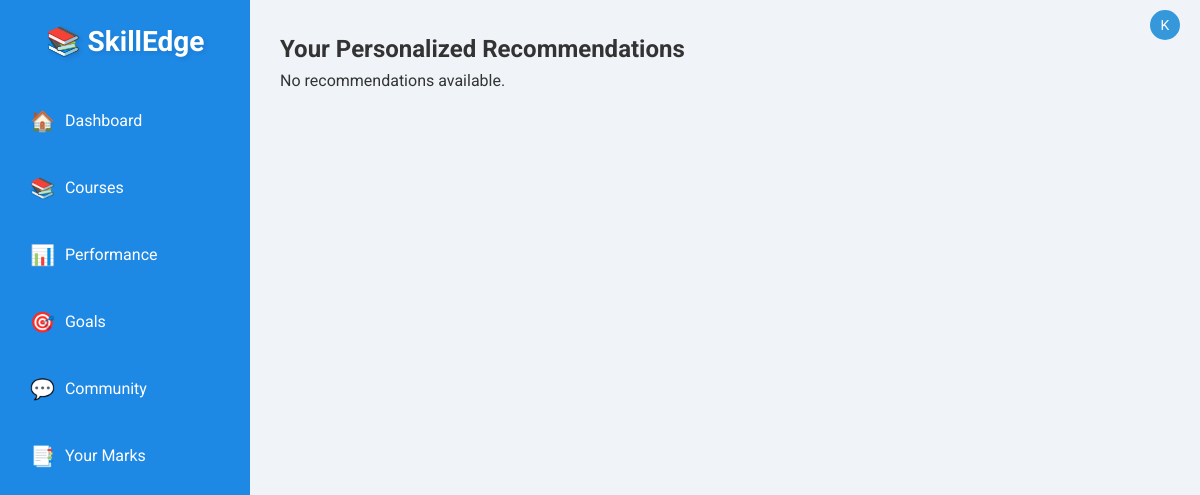
/recommendation/dashboard/ (signed in), run on an earlier commit of the app's database.
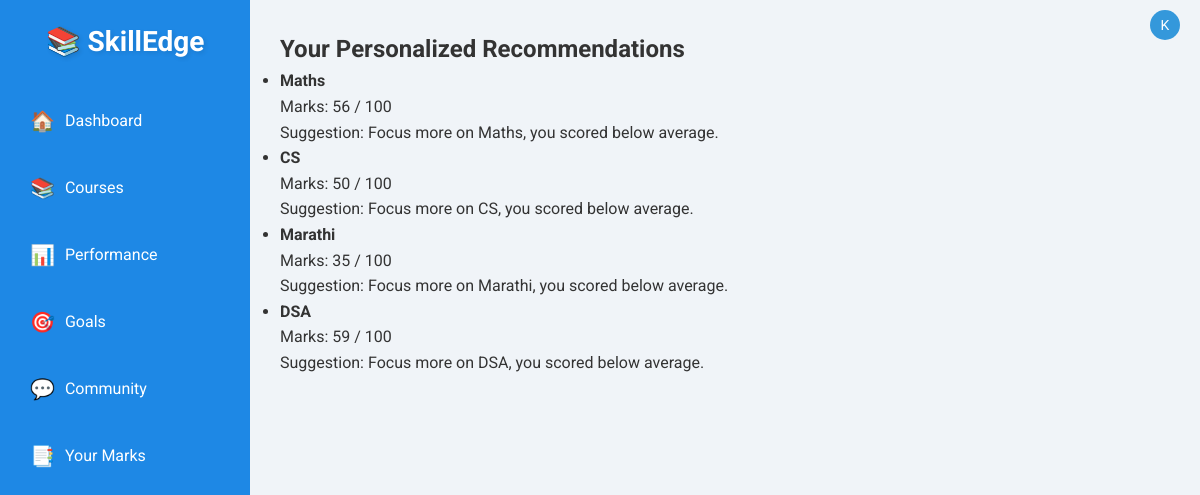
And on a later commit of the database.
### Performance/models.py (models this page shows, shortened)
class Subject(models.Model):
    semester = models.ForeignKey(Semester, on_delete=models.CASCADE, related_name="subjects")
    name = models.CharField(max_length=100)
    max_marks = models.IntegerField()
    obtained_marks = models.IntegerField(null=True, blank=True)

### Recommendation/views.py (the view)
# urls.py: path('dashboard/', views.recommendation_dashboard, name='recommendation_dashboard'),
def recommendation_dashboard(request):
    if request.user.is_authenticated:
        recommendations = get_recommendations(request.user)
        return render(request, 'recommendations.html', {
            'recommendations': recommendations
        })
    else:
        return redirect('login')

### Recommendation/recommend.py (called while the page is built)
def get_recommendations(user):
    subjects = Subject.objects.filter(semester__user=user)
    avg_marks = subjects.aggregate(Avg('obtained_marks'))['obtained_marks__avg']
    recommendations = []
    for subject in subjects:
        if subject.obtained_marks < avg_marks:
            recommendations.append({
                'subject_name': subject.name,
                'marks': subject.obtained_marks,
                'max_marks': subject.max_marks,
                'suggestion': f"Focus more on {subject.name}, you scored below average."
            })
    return recommendations

### Recommendation/templates/recommendations.html (shortened to what this page needs)
{% extends "base.html" %}
{% block content %}
    <div class="container">
        <h2>Your Personalized Recommendations</h2>
        {% if recommendations %}
            <ul class="list-group">
                {% for recommendation in recommendations %}
                    <li class="list-group-item">
                        <strong>{{ recommendation.subject_name }}</strong><br>
                        Marks: {{ recommendation.marks }} / {{ recommendation.max_marks }}<br>
                        Suggestion: {{ recommendation.suggestion }}
                    </li>
                {% endfor %}
            </ul>
        {% else %}
            <p>No recommendations available.</p>
        {% endif %}
    </div>
{% endblock %}

### Authentication/templates/base.html (shortened to what this page needs)
<!DOCTYPE html>
<html lang="en">
<head>
</head>
<body>
    <div class="dashboard">
        <aside class="sidebar">
            <div class="logo">📚 SkillEdge</div>
            <ul class="nav-links">
                <li><a href="{% url 'Dashboard' %}"><span class="icon">🏠</span><span class="link-text">Dashboard</span></a></li>
                <li><a href="#"><span class="icon">📚</span><span class="link-text">Courses</span></a></li>
                <li><a href="{% url 'performance' %}"><span class="icon">📊</span><span class="link-text">Performance</span></a></li>
                <li><a href={% url "recommendation_dashboard" %}><span class="icon">🎯</span><span class="link-text">Goals</span></a></li>
                <li><a href="#"><span class="icon">💬</span><span class="link-text">Community</span></a></li>
                <li><a href="{% url 'manage_performance' %}"><span class="icon">📑</span><span class="link-text">Your Marks</span></a></li>
            </ul>
        </aside>
        <main class="main-content">
                <a href={% url "profile" %} class="logo-link">
                <div class="user-info">
                    <div class="user-avatar">{{user.username | slice:":1"}}</div>
                </a>
                </div>
            {% block content %}{% endblock %}
</body>
</html>

### Authentication/templates/base.html (style rules this page uses)
* { margin: 0; padding: 0; box-sizing: border-box; }
body { font-family: 'Roboto', sans-serif; background-color: #f0f4f8; color: #333; line-height: 1.6; }
.dashboard { display: flex; min-height: 100vh; }
.sidebar { width: 250px; background-color: #1e88e5; color: #fff; padding: 20px; }
.logo { font-size: 28px; font-weight: 700; margin-bottom: 30px; text-align: center; color: #fff; text-shadow: 2px 2px 4px rgba(0,0,0,0.1); }
.nav-links { list-style: none; }
.nav-links li { margin-bottom: 15px; }
.nav-links a { color: #fff; text-decoration: none; display: flex; align-items: center; transition: background-color 0.3s ease; padding: 10px; border-radius: 5px; }
.nav-links .icon { margin-right: 10px; font-size: 20px; }
.main-content { flex: 1; padding: 30px; }
.logo-link { position: absolute; top: 10px; right: 10px; display: flex; align-items: center; text-decoration: none; }
.user-info { display: flex; align-items: center; justify-content: center; font-size: 14px; color: #333; }
.user-avatar { width: 30px; height: 30px; background-color: #3498db; color: white; border-radius: 50%; display: flex; align-items: center; justify-content: center; margin-right: 10px; }

What changed in the data, as far as the page shows it:
added Subject: subject_name "Maths"
added Subject: subject_name "CS"
added Subject: subject_name "Marathi"
added Subject: subject_name "DSA"
Also different on the page:
new list line: "Marks: 56 / 100 Suggestion: Focus more on Maths, you scored below average."
new list line: "Marks: 50 / 100 Suggestion: Focus more on CS, you scored below average."
new list line: "Marks: 35 / 100 Suggestion: Focus more on Marathi, you scored below average."
new list line: "Marks: 59 / 100 Suggestion: Focus more on DSA, you scored below average."
text no longer shown: "No recommendations available."
